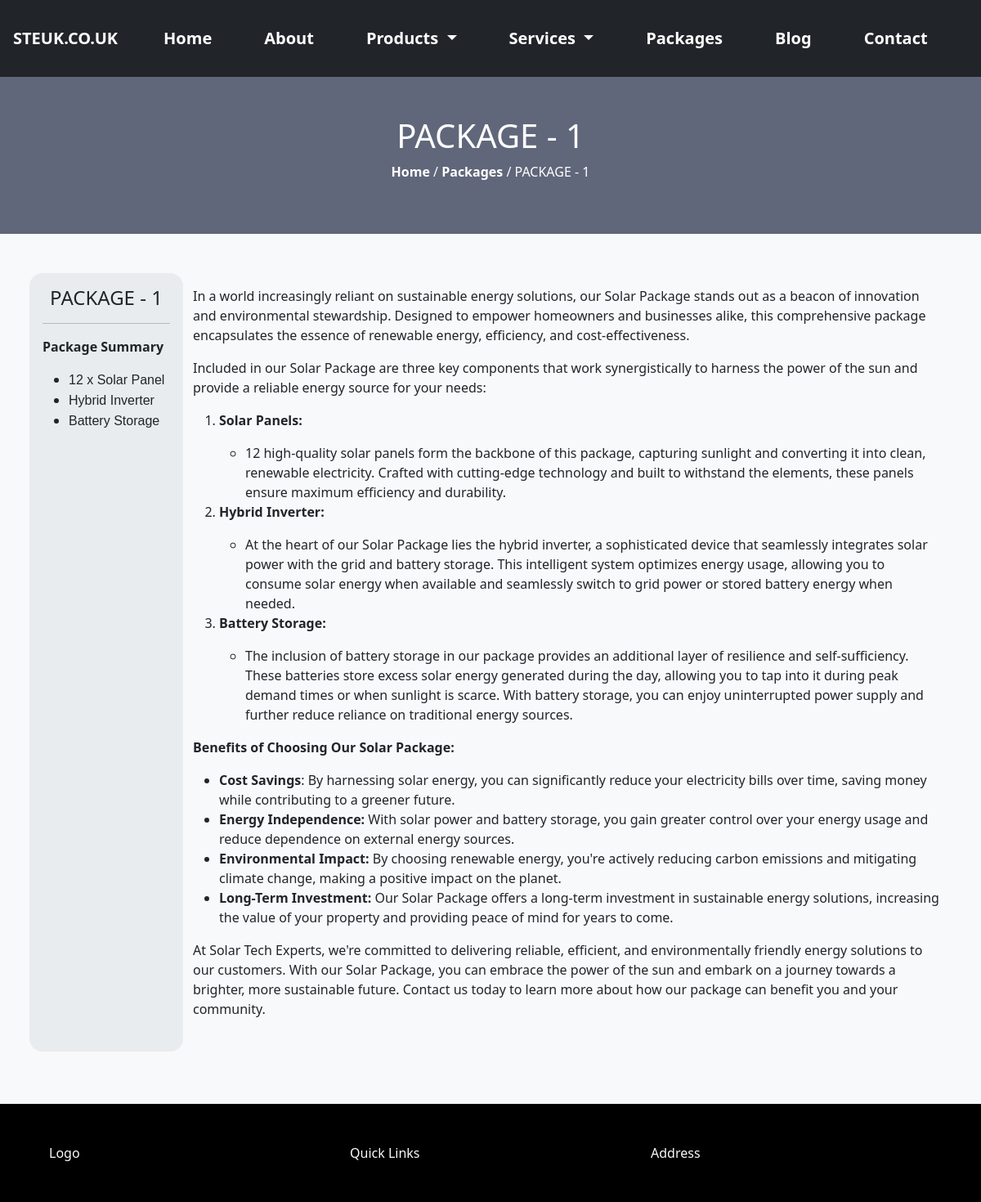
Screenshot of /package_deatils/1 with the database file from the repository.
### frontend/models.py (models this page shows, shortened)
class Packages(models.Model):
    image=models.ImageField(upload_to='media/packages',blank=True,null=True)
    category=models.ForeignKey(PackageCatgory,related_name='packages', on_delete=models.CASCADE, default=None)
    package_name=models.CharField(max_length=255, blank=True, null=True)
    package_summary=RichTextUploadingField(null=True, blank=True)
    package_details=RichTextUploadingField(null=True, blank=True)

### frontend/views.py (the view)
# urls.py: path('package_deatils/<int:pk>', PackageDeatils, name="package_deatils"),
def PackageDeatils(request, pk):
    package=Packages.objects.get(pk=pk)
    context={
        'package': package
    }
    return render(request, 'package_deatils.html',context)

### frontend/context_processors.py (called while the page is built)
def categories_processor(request):
    categories = Category.objects.all()
    return {'categories': categories}

def service_cat_menu(request):
    service_categories = ServiceCategory.objects.all()
    return {'service_categories': service_categories}

### frontend/templates/package_deatils.html
{% extends 'base.html' %}
{% load static %}
{% block content %}
<div class="container-fluid px-0">
    <div class="p-5" style="background-color: #61677A;">
        <h1 class="text-center text-white">{{package.package_name}}</h1>
        <p class="text-center text-white text-capitalize"><a href="/" class="text-decoration-none text-white fw-bold">Home</a> / <a href="{% url 'packages' %}"  class="text-decoration-none text-white fw-bold">Packages</a> / {{package.package_name}}</p>
    </div>
    <div>
        <div class="row p-5 bg-light">
            <div class="col-md-2 col-sm-12 bg-body-secondary rounded-4 p-3 mb-3">
                <h4 class="text-center">{{package.package_name}}</h4>
                <hr>
                <p class="fw-bold">Package Summary</p>
                <span>
                    {{package.package_summary|safe}}
                </span>
            </div>
            <div class="col-md-10 col-sm-12">
                <p >
                    {{package.package_details|safe}}
                </p>
            </div>
        </div>
    </div>
</div>
{% endblock content %}

### static/css/style.css (style rules this page uses)
body { margin: 0; padding: 0; overflow-x: hidden; }

### rows the page displays
Packages: package_name "PACKAGE - 1", package_summary "12 x Solar Panel Hybrid Inverter Battery Storage", package_details "In a world increasingly reliant on sustainable energy solutions, our Solar Package stands out as a beacon of innovation and environmental stewardship. Designed to empower homeowners and businesses alike, this comprehensive package encapsulates the essence of renewable energy, efficiency, and cost-effectiveness. Included in our Solar Package are three key components that work synergistically to harness the power of the sun and provide a reliable energy source for your needs: Solar Panels: 12 high-quality solar panels form the backbone of this package, capturing sunlight and converting it into clean, renewable electricity. Crafted with cutting-edge technology and built to withstand the…"
